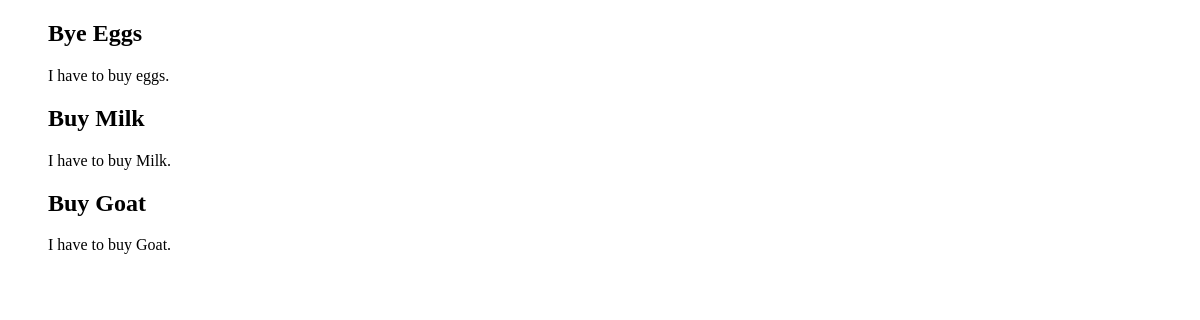
/todos/, run on an earlier commit of the app's database.
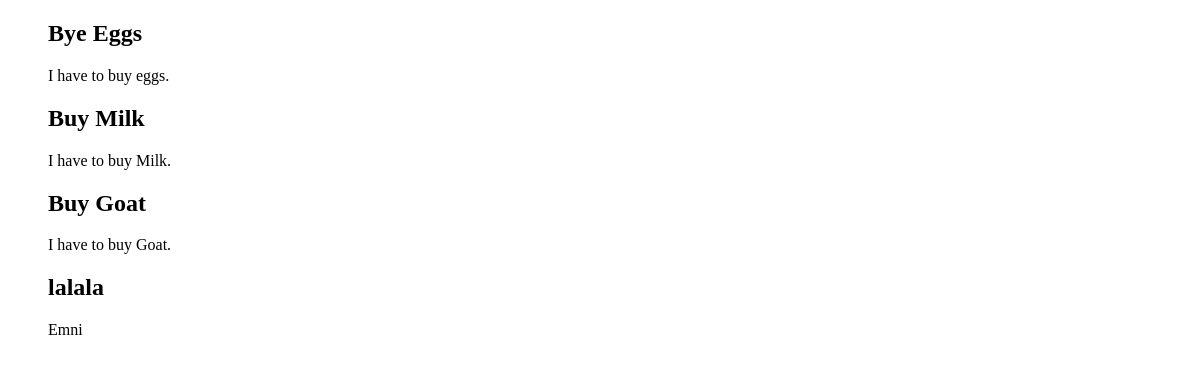
And on a later commit of the database.
### todo/models.py (models this page shows, shortened)
class Todo(models.Model):
    title = models.CharField(max_length=200)
    description = models.TextField()
    completed = models.BooleanField(default=False)
    created_at = models.DateTimeField(auto_now_add=True)
    updated_at = models.DateTimeField(auto_now=True)

### todo/views.py (the view, shortened to what this page needs)
# urls.py: path('todos/', ToDoListView.as_view(), name='todo_list'),
class ToDoListView(View):
    def get(self, request):
        todos = Todo.objects.all()
        context = {
            'todos': todos
        }
        return render(request, "todo_list.html", context  )

### todo/templates/todo_list.html (shortened to what this page needs)
<!DOCTYPE html>
<html lang="en">
<head>
</head>
<body>
    <ul>
        {% for todo in todos %}
        <div>
            <h2>{{ todo.title }}</h2>
            <p>{{ todo.description }}</p>
        </div>
    {% endfor %}
    </ul>
</body>
</html>

What changed in the data, as far as the page shows it:
added Todo: title "lalala", description "Emni"
